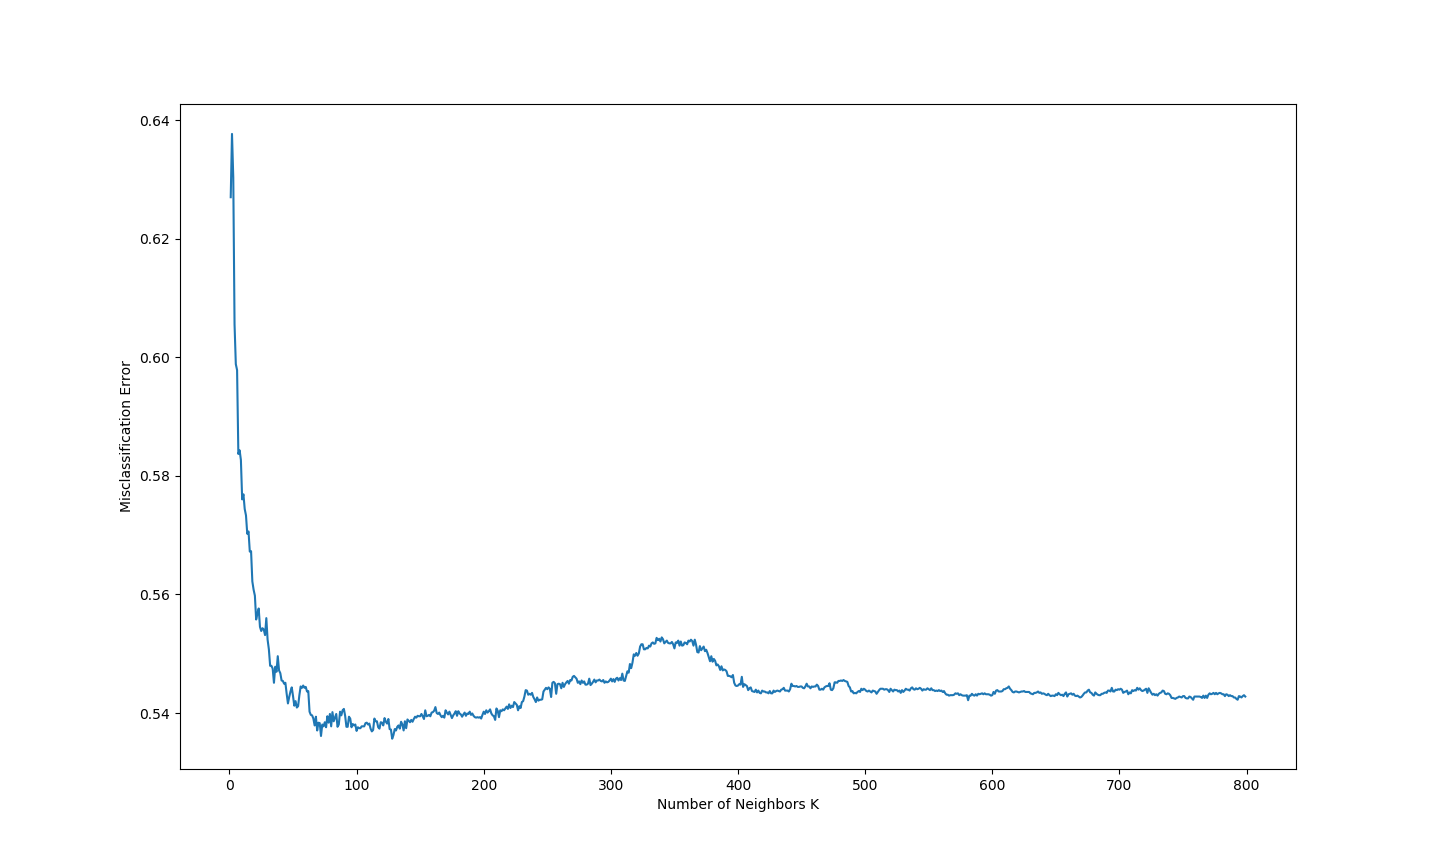

Here is the Python script that generated this plot:
import csv
import pandas as pd
from matplotlib import cm
import matplotlib.pyplot as plt
from sklearn.model_selection import cross_val_score
from sklearn.neighbors import KNeighborsClassifier

norm = pd.read_csv('norm_100.csv')
icon = pd.read_csv('data.csv')

X = norm[['score']]
y = icon['value']

myList = list(range(1,800))
neighbors = myList

cv_scores = []


for k in neighbors:
    knn = KNeighborsClassifier(n_neighbors=k)
    scores = cross_val_score(knn, X, y, cv=10, scoring='accuracy')
    cv_scores.append(scores.mean())


MSE = [1 - x for x in cv_scores]

optimal_k = neighbors[MSE.index(min(MSE))]
print("The optimal number of neighbors is %d" % optimal_k)

plt.plot(neighbors, MSE)
plt.xlabel('Number of Neighbors K')
plt.ylabel('Misclassification Error')
plt.show()
